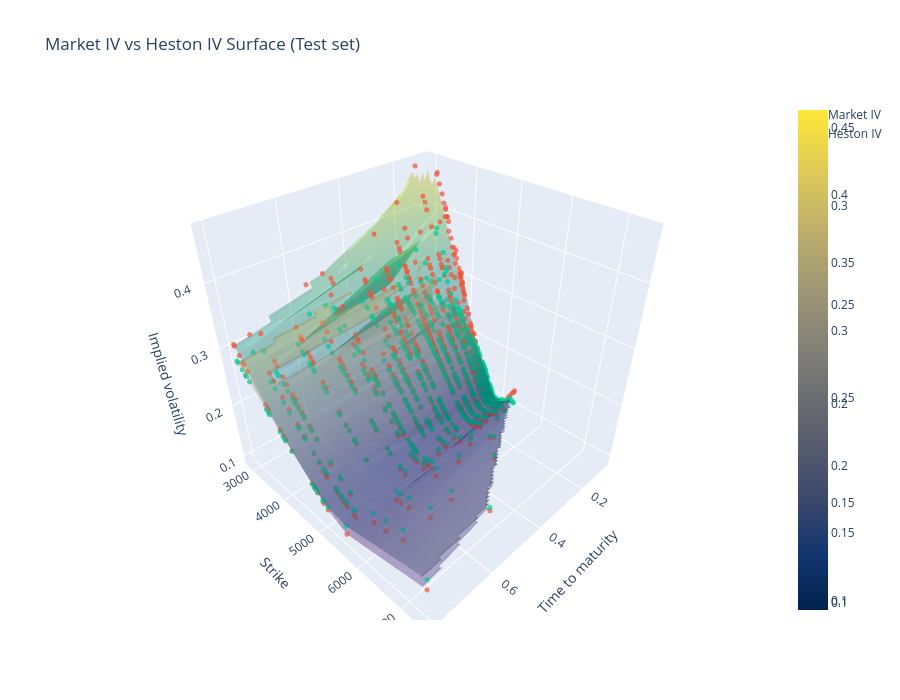

Notebook code cell kept with this figure:
### Code cell
# ============================================================
# 3D IV surface: market IV and Heston IV on train data
# ============================================================

surface_df = test.copy()

x = surface_df["tau"].to_numpy(float)
y = surface_df["strike"].to_numpy(float)
z = surface_df["iv"].to_numpy(float)
z_heston = surface_df["heston_iv"].to_numpy(float)

# Grid
tau_grid = np.linspace(x.min(), x.max(), 60)
strike_grid = np.linspace(y.min(), y.max(), 80)
tau_mesh, strike_mesh = np.meshgrid(tau_grid, strike_grid)

market_IV_grid = griddata(points=(x, y), values=z, xi=(tau_mesh, strike_mesh), method="linear")
heston_IV_grid = griddata(points=(x, y), values=z_heston, xi=(tau_mesh, strike_mesh), method="linear")

fig = go.Figure()
fig.add_trace(go.Surface(
    x=tau_mesh, y=strike_mesh, z=market_IV_grid,
    colorscale="Viridis", opacity=0.4))
fig.add_trace(go.Scatter3d(
    x=surface_df["tau"], y=surface_df["strike"], z=surface_df["iv"],
    mode="markers", name="Market IV", marker=dict(size=3, opacity=0.7)))
fig.add_trace(go.Scatter3d(
    x=surface_df["tau"], y=surface_df["strike"], z=surface_df["heston_iv"],
    mode="markers", name="Heston IV", marker=dict(size=3, opacity=0.7)))
fig.add_trace(go.Surface(
    x=tau_mesh, y=strike_mesh, z=heston_IV_grid,
    colorscale="Cividis", opacity=0.4))
fig.update_layout(
    title="Market IV vs Heston IV Surface (Test set)",
    scene=dict(xaxis_title="Time to maturity", yaxis_title="Strike", zaxis_title="Implied volatility"),
    width=900, height=700)
fig.show()

### Figure 1 — Plotly figure (JSON) as saved in the notebook; plotly's stock layout.template omitted (floating-point values rounded to 4 significant figures; data arrays with more than 128 entries replaced by an {"elided": "..."} marker saying what was removed)
{"data": [{"colorscale": [[0, "#440154"], [0.1111, "#482878"], [0.2222, "#3e4989"], [0.3333, "#31688e"], [0.4444, "#26828e"], [0.5556, "#1f9e89"], [0.6667, "#35b779"], [0.7778, "#6ece58"], [0.8889, "#b5de2b"], [1, "#fde725"]], "opacity": 0.4, "type": "surface", "x": {"elided": "80x60 float values"}, "y": {"elided": "80x60 float values"}, "z": {"elided": "80x60 float values"}}, {"marker": {"opacity": 0.7, "size": 3}, "mode": "markers", "name": "Market IV", "type": "scatter3d", "x": {"elided": "839 float values"}, "y": {"elided": "839 float values"}, "z": {"elided": "839 float values"}}, {"marker": {"opacity": 0.7, "size": 3}, "mode": "markers", "name": "Heston IV", "type": "scatter3d", "x": {"elided": "839 float values"}, "y": {"elided": "839 float values"}, "z": {"elided": "839 float values"}}, {"colorscale": [[0, "#00224e"], [0.1111, "#123570"], [0.2222, "#3b496c"], [0.3333, "#575d6d"], [0.4444, "#707173"], [0.5556, "#8a8678"], [0.6667, "#a59c74"], [0.7778, "#c3b369"], [0.8889, "#e1cc55"], [1, "#fee838"]], "opacity": 0.4, "type": "surface", "x": {"elided": "80x60 float values"}, "y": {"elided": "80x60 float values"}, "z": {"elided": "80x60 float values"}}], "layout": {"height": 700, "scene": {"xaxis": {"title": {"text": "Time to maturity"}}, "yaxis": {"title": {"text": "Strike"}}, "zaxis": {"title": {"text": "Implied volatility"}}}, "title": {"text": "Market IV vs Heston IV Surface (Test set)"}, "width": 900}}
